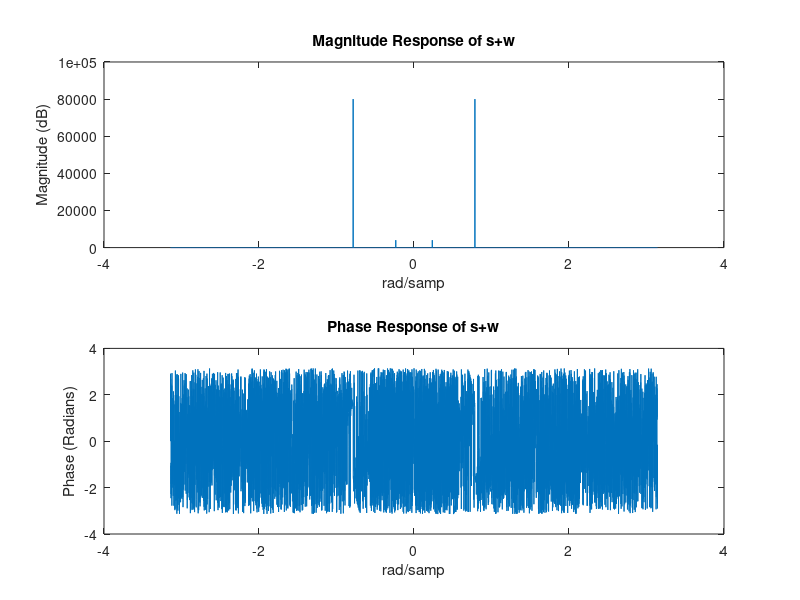
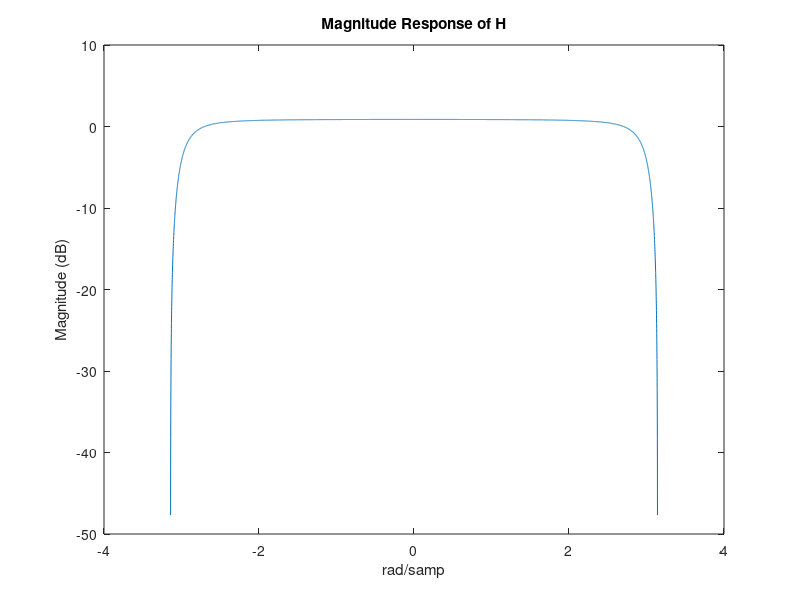
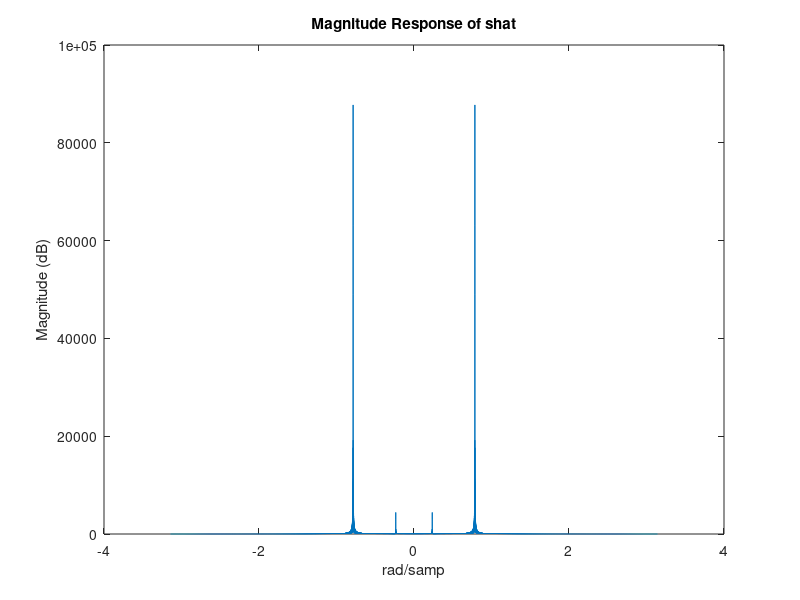
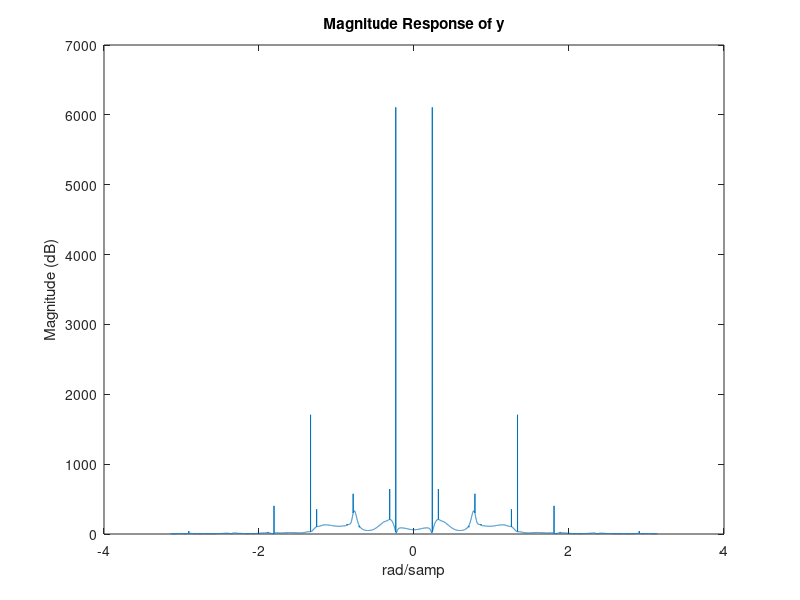

Write the MATLAB code that produced these figures, in order.
%PartA
%% 1A

Fs = 8000;
T = 1/Fs;
StopTime = 1;
t = (0:T:StopTime-T)';
s = sin(2*pi*300*t);

what = 20*sin(2*pi*1000*t);

a = zeros(1, Fs);
r = .9;
u = .001;

% Transfer function coefficients
b0 = 1;
b1 = a;
b2 = 1;

a0 = 1;
a1 = a*r;
a2 = r^2;

b = [b0, b1, b2];
a = [a0, a1, a2];

[H, w] = freqz(b, a, 8000, 'whole', Fs);

x = s + what;

% fvtool(x,1);

figure(1);
subplot(2, 1, 1);
plot(linspace(-pi, pi, length(s)), (fftshift(abs(fft(s+what)))));
title('Magnitude Response of s+w');
xlabel('rad/samp');
ylabel('Magnitude (dB)');

subplot(2, 1, 2);
plot(linspace(-pi, pi, length(s)), fftshift(angle(fft(s+what))));
title('Phase Response of s+w');
xlabel('rad/samp');
ylabel('Phase (Radians)');

figure(2);
plot(linspace(-pi, pi, length(H)), 20*log10(fftshift(abs(H))));
title('Magnitude Response of H');
xlabel('rad/samp');
ylabel('Magnitude (dB)');

shat=conv(s+what,ifft(H));

figure(3);
plot(linspace(-pi, pi, length(shat)), (fftshift(abs(fft(shat)))));
title('Magnitude Response of shat');
xlabel('rad/samp');
ylabel('Magnitude (dB)');

e = zeros(1, Fs);
y = zeros(1, Fs);

for i = 3:Fs
    e(i) = x(i) + a(i) *x(i-1) + x(i-2);
    y(i) = e(i) - r * a(i) * y(i-1) - r*r*y(i-2);

    a(i+1) = a(i) - u*y(i)*x(i-1);
end

figure(4);
plot(linspace(-pi, pi, length(y)), (fftshift(abs(fft(y)))));
title('Magnitude Response of y');
xlabel('rad/samp');
ylabel('Magnitude (dB)');

figure(5);
plot(a);
title('a');
xlabel('rad/samp');
ylabel('Magnitude (dB)');

figure(6);
plot(linspace(-pi, pi, length(a)), fftshift(abs(fft(a))));
title('Magnitude Response of a');
xlabel('rad/samp');
ylabel('Magnitude (dB)');



